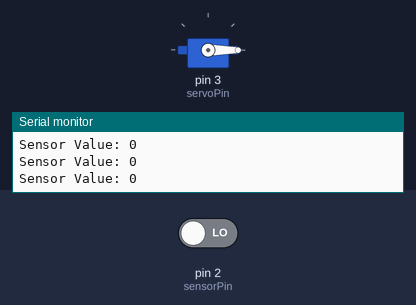
Simulated run of this sketch. Board: Arduino Uno, built with avr-gcc and run on an emulated ATmega328P. Parts: servo, the last lines printed to the serial monitor. Inputs (shaded band) come from the test bench; at power-on: pin 2 (sensorPin) LOW.

Above: at 11.8 s.
11.9 s: pin 2 (sensorPin) driven HIGH
At 13.9 s:
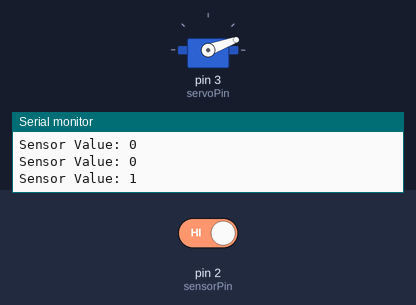
At 21.2 s:
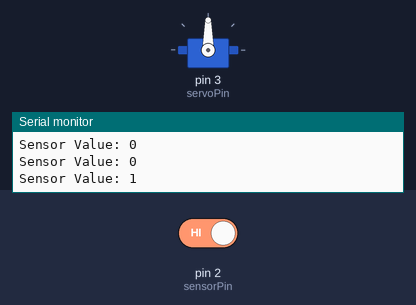
Timing chart, 0 to 21.4 s (numbered marks = the images above; inputs shaded):
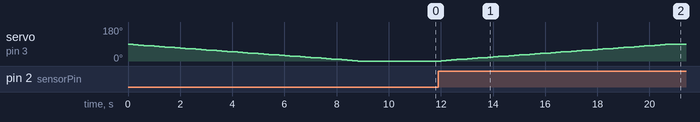

Measured:
- after the input at 11.9 s, servo on pin 3 (servoPin): moves from 0° to 90° over 8.8 s, starting after 0.10 s

The sketch:

Smart_Lifting_Bridge.ino
```cpp
#include <Servo.h>

// Define the digital pin to which the sensor is connected
const int sensorPin = 2; // Change this to the actual digital pin number
const int servoPin = 3;  // Change this to the actual digital pin number for the servo

Servo myServo;

void setup() {
  Serial.begin(9600);  // Initialize serial communication for debugging
  pinMode(sensorPin, INPUT);  // Set the sensor pin as INPUT
  myServo.attach(servoPin);  // Attach the servo to its pin
}

void loop() {
  // Read the digital value from the sensor
  int sensorValue = digitalRead(sensorPin);

  // Print the sensor value to the serial monitor
  Serial.print("Sensor Value: ");
  Serial.println(sensorValue);

  // Control the servo based on the moisture level
  if (sensorValue == HIGH) {
    rotateServo(90);  // Rotate servo to 90 degrees when moist
  } else {
    rotateServo(0);   // Rotate servo to 0 degrees when dry
  }

  // Add a delay to make the output more readable
  delay(1000);  // Adjust the delay time as needed
}

void rotateServo(int angle) {
  int currentAngle = myServo.read();
  while (currentAngle != angle) {
    if (currentAngle < angle) {
      currentAngle += 2;  // Increment angle by 2 degrees
      if (currentAngle > angle) {
        currentAngle = angle;
      }
    } else {
      currentAngle -= 2;  // Decrement angle by 2 degrees
      if (currentAngle < angle) {
        currentAngle = angle;
      }
    }
    myServo.write(currentAngle);
    delay(200);  // Adjust the delay time as needed for the servo to move 2 degrees per second
  }
}
```
